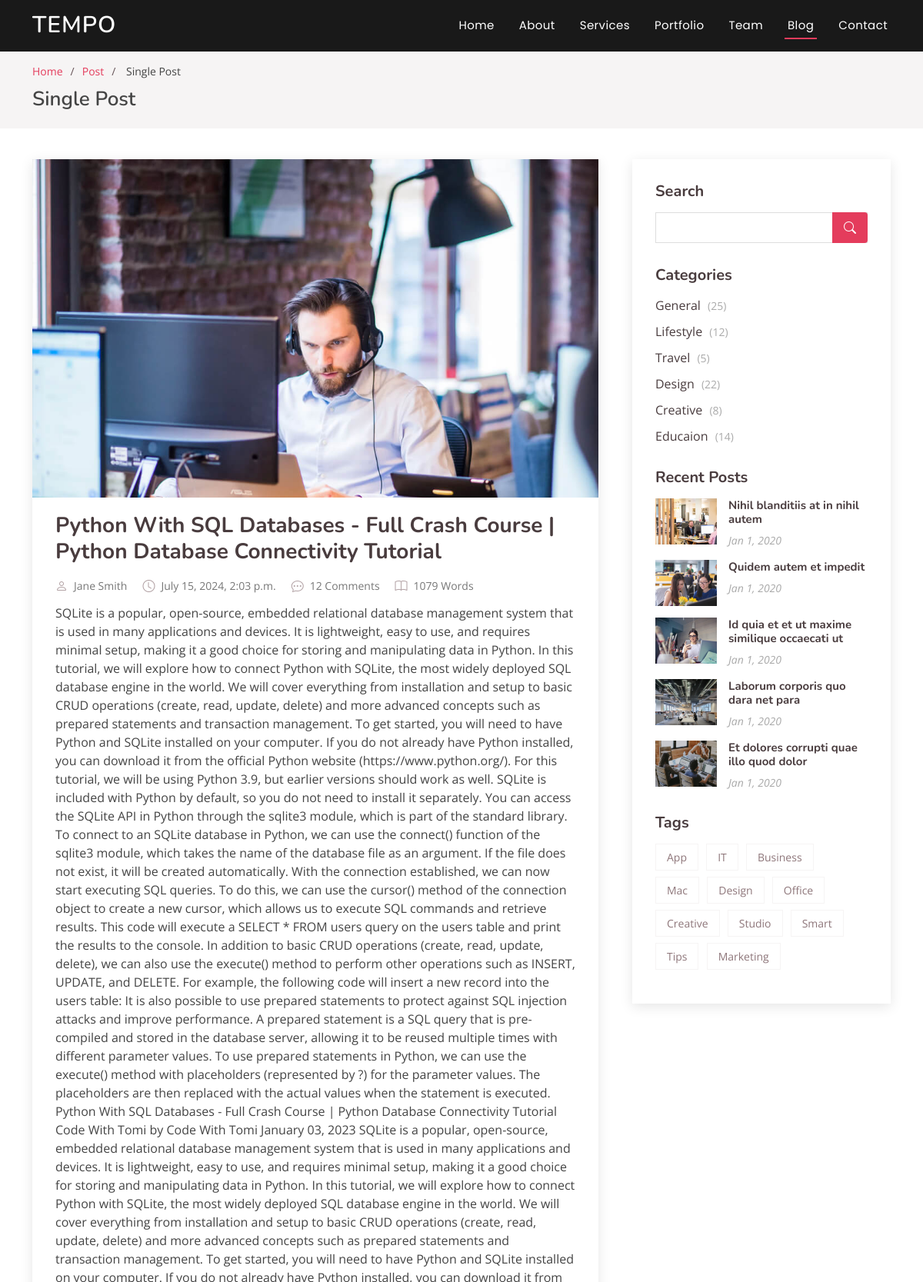
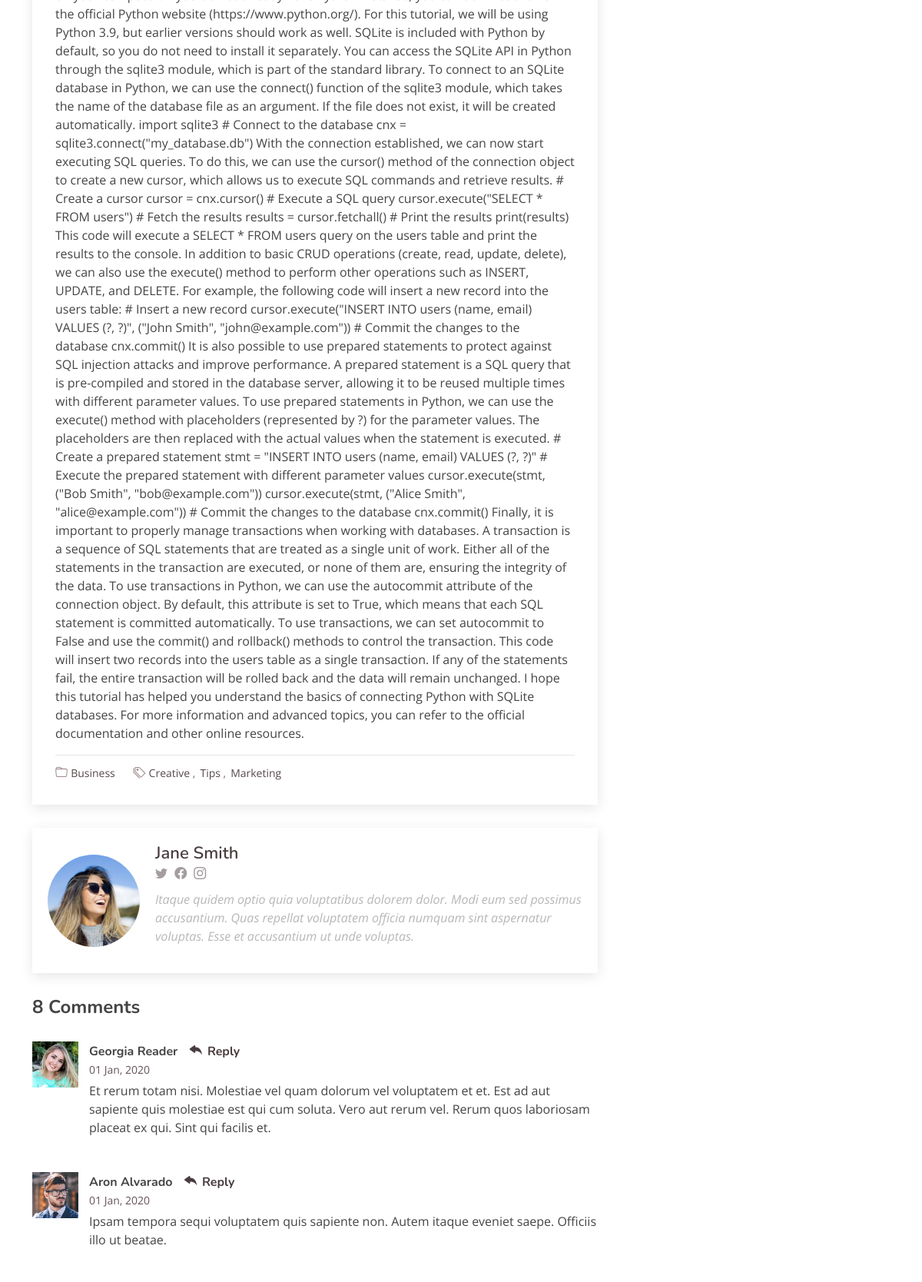
Screenshot of /post/3 (upper part) with the database file from the repository (2 pictures, top to bottom).
### posts/models.py (models this page shows)
class Post(models.Model):
    title = models.CharField(max_length=200)
    body = models.CharField(max_length=1000000)
    created_at = models.DateTimeField(default=timezone.now(), blank=True)

### posts/views.py (the view)
# urls.py: path('post/<int:pk>', views.post, name='single-blog'),
def post(request, pk):
    post = Post.objects.get(id = pk)
    count = len(post.body.split())
    return render(request, 'blog-single.html', {'post': post, 'count':count})

### templates/blog-single.html (shortened to what this page needs)
{% load static %}
<!DOCTYPE html>
<html lang="en">
<head>
  <link href="{% static 'assets/vendor/bootstrap/css/bootstrap.min.css'%}" rel="stylesheet">
  <link href="{% static 'assets/vendor/bootstrap-icons/bootstrap-icons.css'%}" rel="stylesheet">
  <link href="{% static 'assets/vendor/boxicons/css/boxicons.min.css'%}" rel="stylesheet">
  <link href="{% static 'assets/vendor/glightbox/css/glightbox.min.css'%}" rel="stylesheet">
  <link href="{% static 'assets/vendor/remixicon/remixicon.css'%}" rel="stylesheet">
  <link href="{% static 'assets/vendor/swiper/swiper-bundle.min.css'%}" rel="stylesheet">
  <link href="{% static 'assets/css/style.css'%}" rel="stylesheet">
</head>
<body>
  <header id="header" class="fixed-top header-inner-pages">
    <div class="container d-flex align-items-center justify-content-between">
      <h1 class="logo"><a href="index.html">Tempo</a></h1>
      <nav id="navbar" class="navbar">
        <ul>
          <li><a class="nav-link scrollto " href="/#hero">Home</a></li>
          <li><a class="nav-link scrollto" href="/#about">About</a></li>
          <li><a class="nav-link scrollto" href="/#services">Services</a></li>
          <li><a class="nav-link scrollto " href="/#portfolio">Portfolio</a></li>
          <li><a class="nav-link scrollto" href="/#team">Team</a></li>
          <li><a class="active" href="/blog">Blog</a></li>
          <li><a class="nav-link scrollto" href="/#contact">Contact</a></li>
        </ul>
      </nav>
    </div>
  </header>
  <main id="main">
    <section id="breadcrumbs" class="breadcrumbs">
      <div class="container">
        <ol>
          <li><a href="/">Home</a></li>
          <li><a href="/blog">Post</a></li>
          <li> Single Post</li>
        </ol>
        <h2> Single Post</h2>
      </div>
    </section>
    <section id="blog" class="blog">
      <div class="container" data-aos="fade-up">
        <div class="row">
          <div class="col-lg-8 entries">
            <article class="entry entry-single">
              <div class="entry-img">
                <img src="{% static 'assets/img/blog/blog-1.jpg'%}" alt="" class="img-fluid">
              </div>
              <h2 class="entry-title">
                <a href="#">{{ post.title }}</a>
              </h2>
              <div class="entry-meta">
                <ul>
                  <li class="d-flex align-items-center"><i class="bi bi-person"></i> <a href="#">Jane Smith</a></li>
                  <li class="d-flex align-items-center"><i class="bi bi-clock"></i> <a href="#"><time datetime="2020-01-01">{{ post.created_at }}</time></a></li>
                  <li class="d-flex align-items-center"><i class="bi bi-chat-dots"></i> <a href="#">12 Comments</a></li>
                  <li class="d-flex align-items-center"><i class="bi bi-book"></i> <a href="#">{{ count }} Words</a></li>
                </ul>
              </div>
              <div class="entry-content">
                <p>
                  {{ post.body }}
                </p>
              </div>
              <div class="entry-footer">
                <i class="bi bi-folder"></i>
                <ul class="cats">
                  <li><a href="#">Business</a></li>
                </ul>
                <i class="bi bi-tags"></i>
                <ul class="tags">
                  <li><a href="#">Creative</a></li>
                  <li><a href="#">Tips</a></li>
                  <li><a href="#">Marketing</a></li>
                </ul>
              </div>
            </article>
            <div class="blog-author d-flex align-items-center">
              <img src="{% static 'assets/img/blog/blog-author.jpg'%}" class="rounded-circle float-left" alt="">
              <div>
                <h4>Jane Smith</h4>
                <div class="social-links">
                  <a href="https://twitters.com/#"><i class="bi bi-twitter"></i></a>
                  <a href="https://facebook.com/#"><i class="bi bi-facebook"></i></a>
                  <a href="https://instagram.com/#"><i class="biu bi-instagram"></i></a>
                </div>
                <p>
                  Itaque quidem optio quia voluptatibus dolorem dolor. Modi eum sed possimus accusantium. Quas repellat voluptatem officia numquam sint aspernatur voluptas. Esse et accusantium ut unde voluptas.
                </p>
              </div>
            </div>
            <div class="blog-comments">
              <h4 class="comments-count">8 Comments</h4>
              <div id="comment-1" class="comment">
                <div class="d-flex">
                  <div class="comment-img"><img src="{% static 'assets/img/blog/comments-1.jpg'%}" alt=""></div>
                  <div>
                    <h5><a href="">Georgia Reader</a> <a href="#" class="reply"><i class="bi bi-reply-fill"></i> Reply</a></h5>
                    <time datetime="2020-01-01">01 Jan, 2020</time>
                    <p>
                      Et rerum totam nisi. Molestiae vel quam dolorum vel voluptatem et et. Est ad aut sapiente quis molestiae est qui cum soluta.
                      Vero aut rerum vel. Rerum quos laboriosam placeat ex qui. Sint qui facilis et.
                    </p>
                  </div>
                </div>
              </div>
              <div id="comment-2" class="comment">
                <div class="d-flex">
                  <div class="comment-img"><img src="{% static 'assets/img/blog/comments-2.jpg'%}" alt=""></div>
                  <div>
                    <h5><a href="">Aron Alvarado</a> <a href="#" class="reply"><i class="bi bi-reply-fill"></i> Reply</a></h5>
                    <time datetime="2020-01-01">01 Jan, 2020</time>
                    <p>
                      Ipsam tempora sequi voluptatem quis sapiente non. Autem itaque eveniet saepe. Officiis illo ut beatae.
                    </p>
                  </div>
                </div>
              </div>
            </div>
          </div>
          <div class="col-lg-4">
            <div class="sidebar">
              <h3 class="sidebar-title">Search</h3>
              <div class="sidebar-item search-form">
                <form action="">
                  <input type="text">
                  <button type="submit"><i class="bi bi-search"></i></button>
                </form>
              </div>
              <h3 class="sidebar-title">Categories</h3>
              <div class="sidebar-item categories">
                <ul>
                  <li><a href="#">General <span>(25)</span></a></li>
                  <li><a href="#">Lifestyle <span>(12)</span></a></li>
                  <li><a href="#">Travel <span>(5)</span></a></li>
                  <li><a href="#">Design <span>(22)</span></a></li>
                  <li><a href="#">Creative <span>(8)</span></a></li>
                  <li><a href="#">Educaion <span>(14)</span></a></li>
                </ul>
              </div>
              <h3 class="sidebar-title">Recent Posts</h3>
              <div class="sidebar-item recent-posts">
                <div class="post-item clearfix">
                  <img src="{% static 'assets/img/blog/blog-recent-1.jpg'%}" alt="">
                  <h4><a href="/blog">Nihil blanditiis at in nihil autem</a></h4>
                  <time datetime="2020-01-01">Jan 1, 2020</time>
                </div>
                <div class="post-item clearfix">
                  <img src="{% static 'assets/img/blog/blog-recent-2.jpg'%}" alt="">
                  <h4><a href="/blog">Quidem autem et impedit</a></h4>
                  <time datetime="2020-01-01">Jan 1, 2020</time>
                </div>
                <div class="post-item clearfix">
                  <img src="{% static 'assets/img/blog/blog-recent-3.jpg'%}" alt="">
                  <h4><a href="/blog">Id quia et et ut maxime similique occaecati ut</a></h4>
                  <time datetime="2020-01-01">Jan 1, 2020</time>
                </div>
                <div class="post-item clearfix">
                  <img src="{% static 'assets/img/blog/blog-recent-4.jpg'%}" alt="">
                  <h4><a href="/blog">Laborum corporis quo dara net para</a></h4>
                  <time datetime="2020-01-01">Jan 1, 2020</time>
                </div>
                <div class="post-item clearfix">
                  <img src="{% static 'assets/img/blog/blog-recent-5.jpg'%}" alt="">
                  <h4><a href="/blog">Et dolores corrupti quae illo quod dolor</a></h4>
                  <time datetime="2020-01-01">Jan 1, 2020</time>
                </div>
              </div>
              <h3 class="sidebar-title">Tags</h3>
              <div class="sidebar-item tags">
                <ul>
                  <li><a href="#">App</a></li>
                  <li><a href="#">IT</a></li>
                  <li><a href="#">Business</a></li>
                  <li><a href="#">Mac</a></li>
                  <li><a href="#">Design</a></li>
                  <li><a href="#">Office</a></li>
                  <li><a href="#">Creative</a></li>
                  <li><a href="#">Studio</a></li>
                  <li><a href="#">Smart</a></li>
                  <li><a href="#">Tips</a></li>
                  <li><a href="#">Marketing</a></li>
                </ul>
              </div>
            </div>
          </div>
        </div>
      </div>
    </section>
  </main>
</body>
</html>

### rows the page displays
Post: title "Python With SQL Databases - Full Crash Course | Python Database Connectivity Tutorial", created_at "July 15, 2024, 2:03 p.m.", body "SQLite is a popular, open-source, embedded relational database management system that is used in many applications and devices. It is lightweight, easy to use, and requires minimal setup, making it a good choice for storing and manipulating data in Python. In this tutorial, we will explore how to connect Python with SQLite, the most widely deployed SQL database engine in the world. We will cover everything from installation and setup to basic CRUD operations (create, read, update, delete) and more advanced concepts such as prepared statements and transaction management. To get started, you will need to have Python and SQLite installed on your computer. If you do not already have Python…"

### other values shown
{{ count }} "1079"
